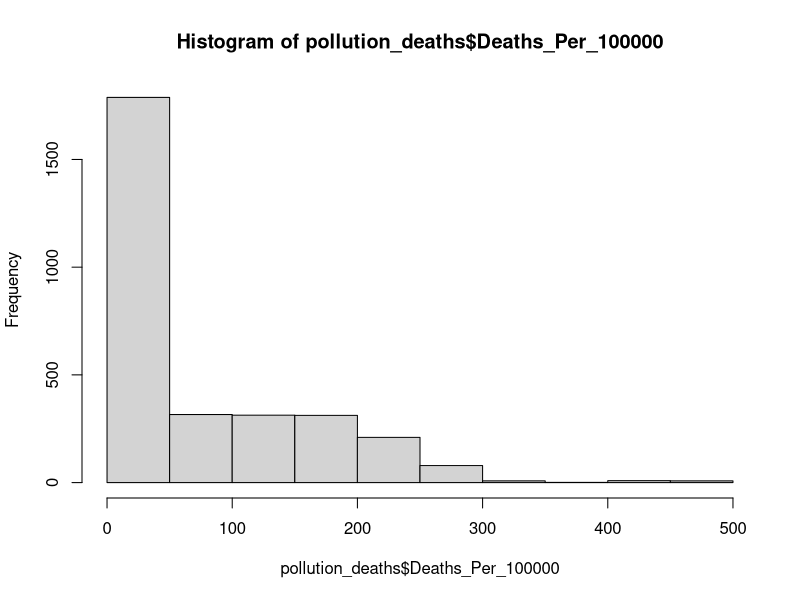
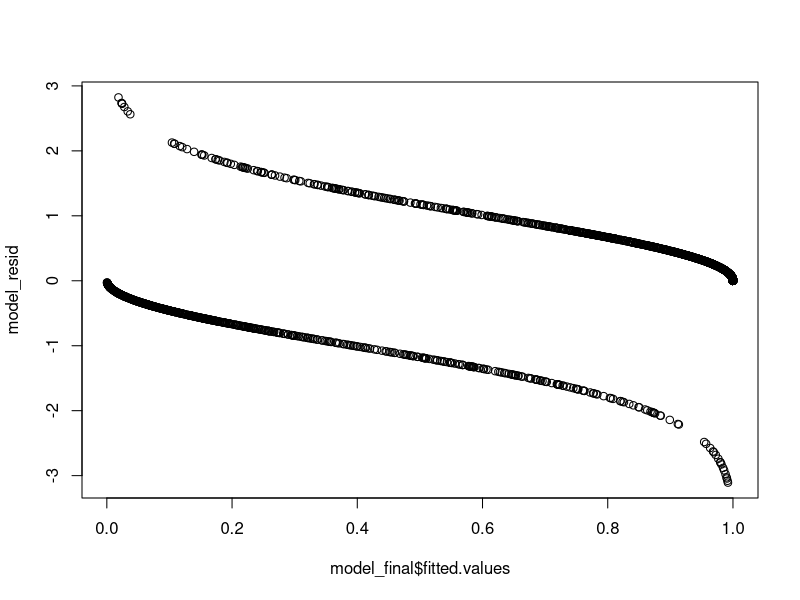
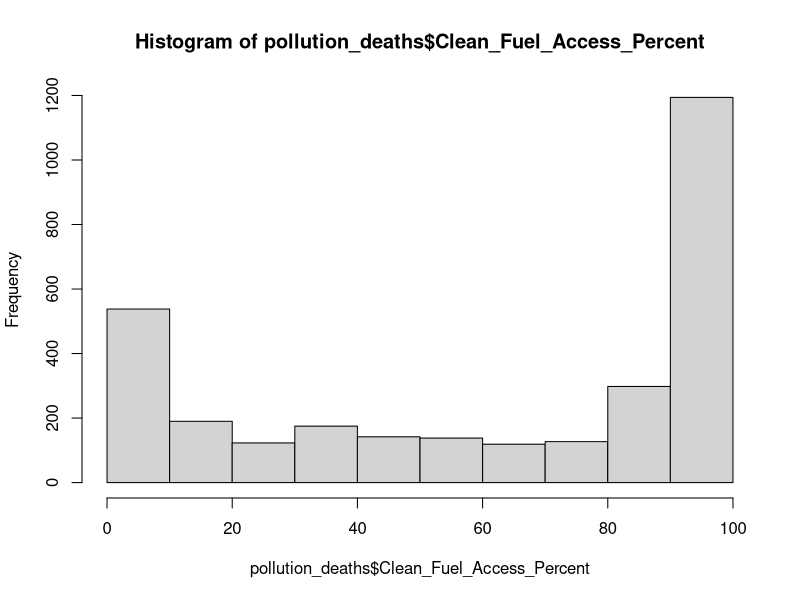
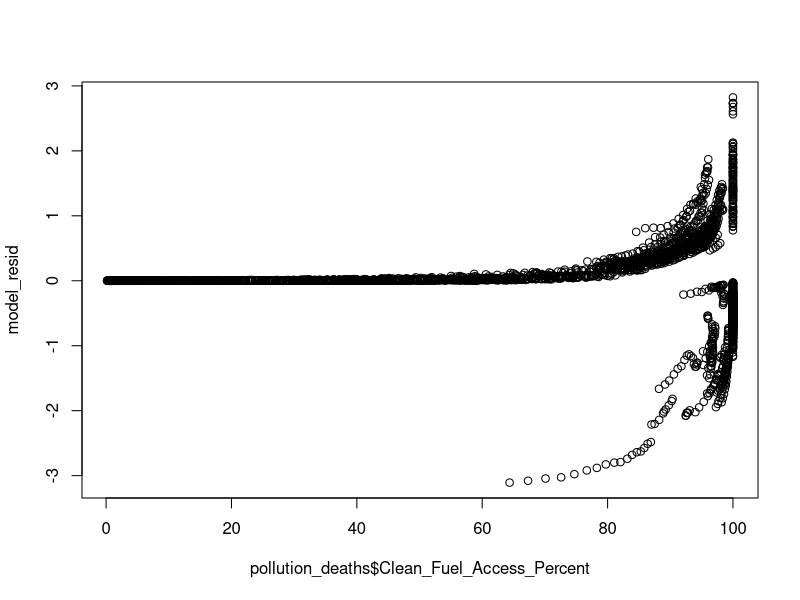
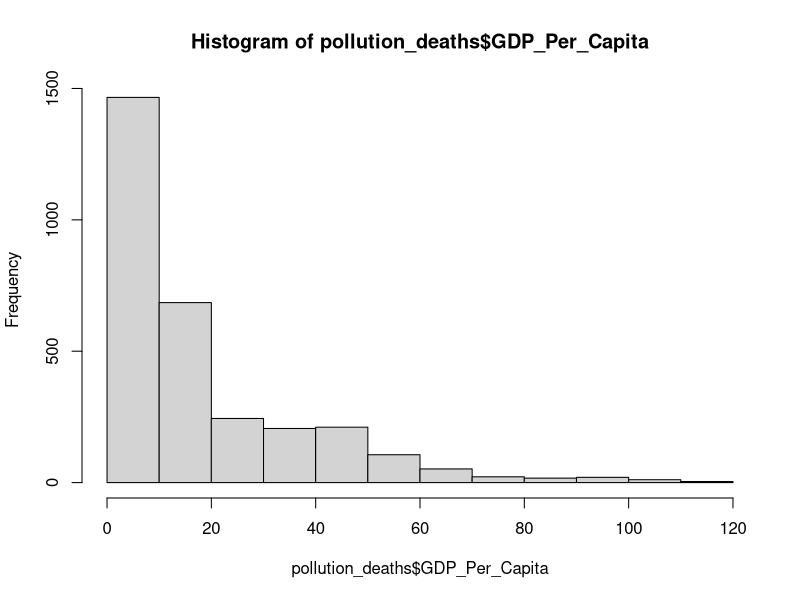
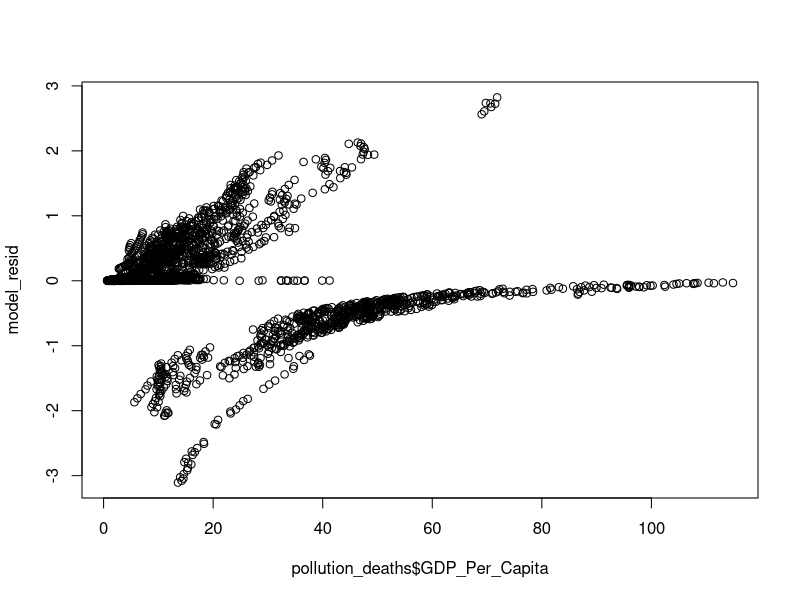
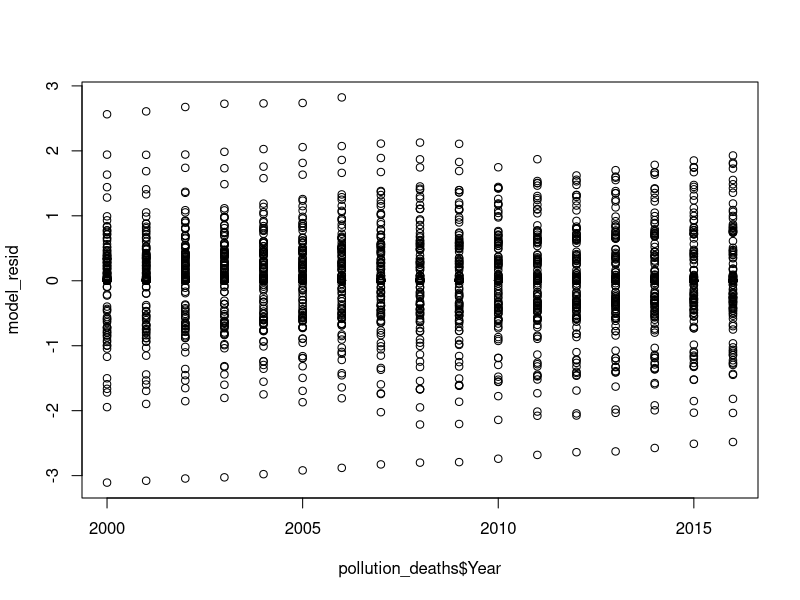

Here is the R script that generated these plots, in order:
library(tidyverse)
library(GGally)

#read in cleaned data
pollution_deaths <- read.csv("pollution_deaths.csv")

#exploring poisson models - did not use
library(MASS)
null = glm(Deaths_Per_100000 ~ 1, family=poisson, data=pollution_deaths)
null

full = glm(Deaths_Per_100000 ~ Year * Clean_Fuel_Access_Percent * 
             GDP_Per_Capita * Population, data=pollution_deaths, 
           family=poisson)
full

partial = glm(Deaths_Per_100000 ~ Year + Clean_Fuel_Access_Percent + 
             GDP_Per_Capita + Population + Year:Clean_Fuel_Access_Percent + 
               Year:GDP_Per_Capita + Year:Population + Clean_Fuel_Access_Percent:GDP_Per_Capita +
               Clean_Fuel_Access_Percent:Population + GDP_Per_Capita:Population, data=pollution_deaths, 
           family=poisson)
partial


#check diagnostics for dispersion parameter
#check about how to fit GLM - scale, as integer (counts vs. rates)

#can use stepAIC, look at plots to verify
#report selection method
#stepAIC(null, scope = list(upper = full), 
#        direction = "forward", k = 2)
#stepAIC(full, direction = "backward", k = 2)
#stepAIC(null, scope = list(upper = full), 
#        direction="both", k=2)
#AIC appears to just be selecting the full model or nearly full

#original poisson model
model = glm(formula = Deaths_Per_100000 ~ Clean_Fuel_Access_Percent + 
              GDP_Per_Capita + Year + Population, family = "quasipoisson", 
            data = pollution_deaths)
summary(model)

#motivating factor - there are a lot of 0s in the data
hist(pollution_deaths$Deaths_Per_100000)
count(pollution_deaths, Deaths_Per_100000)
length(pollution_deaths$Deaths_Per_100000)
#181 unique countries
length(unique(pollution_deaths$Country))



#Solution: make it a bernoullli variable
pollution_deaths <- pollution_deaths %>% mutate(Deaths = as.integer(Deaths_Per_100000>0))
View(pollution_deaths)

#fit bernoulli model 
#null
bern_null = glm(Deaths ~ 1, family="binomial", data=pollution_deaths)
#full
bern_full = glm(Deaths ~ Year * Clean_Fuel_Access_Percent * 
                  GDP_Per_Capita * Population, data=pollution_deaths, 
                family="binomial")


summary(bern_null)
summary(bern_full)


stepAIC(bern_null, scope = list(upper = bern_full), 
        direction = "forward", k = 2)
stepAIC(bern_full, direction = "backward", k = 2)
stepAIC(bern_null, scope = list(upper = bern_full), 
        direction="both", k=2)

View(pollution_deaths)

#fitting model from stepAIC
bern_model = glm(formula = Deaths ~ Clean_Fuel_Access_Percent + GDP_Per_Capita + 
                   Year + Clean_Fuel_Access_Percent:Year + Clean_Fuel_Access_Percent:GDP_Per_Capita, 
                 family = "binomial", data = pollution_deaths)
#dispersion check - looks fine
bern_quasi = glm(formula = Deaths ~ Clean_Fuel_Access_Percent + GDP_Per_Capita + 
                   Year + Clean_Fuel_Access_Percent:Year + Clean_Fuel_Access_Percent:GDP_Per_Capita, 
                 family = "quasibinomial", data = pollution_deaths)
summary(bern_model)
summary(bern_quasi)




#looking at BIC measure
n = length(pollution_deaths$Deaths)
stepAIC(bern_null, scope=list(upper=bern_full), direction="forward", k=log(n))
stepAIC(bern_full, direction="backward", k=log(n))
stepAIC(bern_null, scope=list(upper=bern_full), direction="both", k=log(n))



#Best model so far - stepwise BIC on a Bernoulli model of deaths
model_final = glm(formula = Deaths ~ Clean_Fuel_Access_Percent + GDP_Per_Capita + 
               Year + Clean_Fuel_Access_Percent:Year, family = "binomial", 
             data = pollution_deaths)
summary(model_final)

#looking at parameters - don't need the interaction term from the AIC stepwise, BIC works
anova(bern_model, test="Chisq")
anova(model_final, test="Chisq")


#get residuals
model_resid <- resid(model_final, type="deviance")

#residuals vs. fitted looks fine
plot(model_final$fitted.values, model_resid)


#issues - more high fuel access percent in data, fanning in residuals there
hist(pollution_deaths$Clean_Fuel_Access_Percent)
plot(pollution_deaths$Clean_Fuel_Access_Percent, model_resid)

#issues - more high gdp per capita in data, fanning in residuals there
hist(pollution_deaths$GDP_Per_Capita)
plot(pollution_deaths$GDP_Per_Capita, model_resid)

#residuals vs. year looks fine
plot(pollution_deaths$Year, model_resid)


model_final$coefficients

